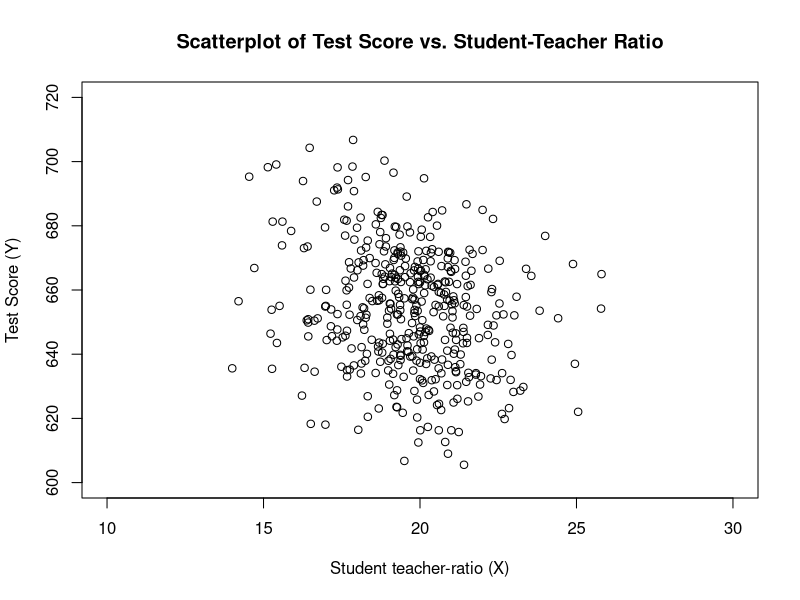
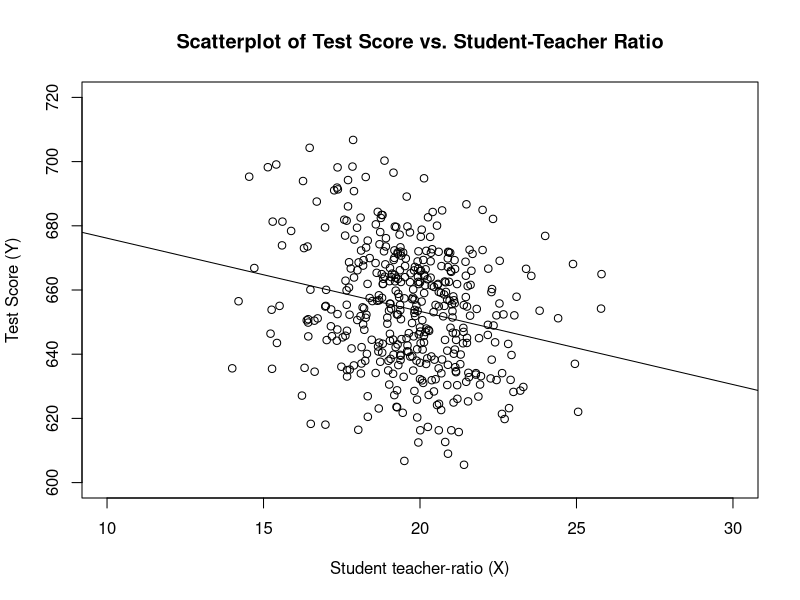
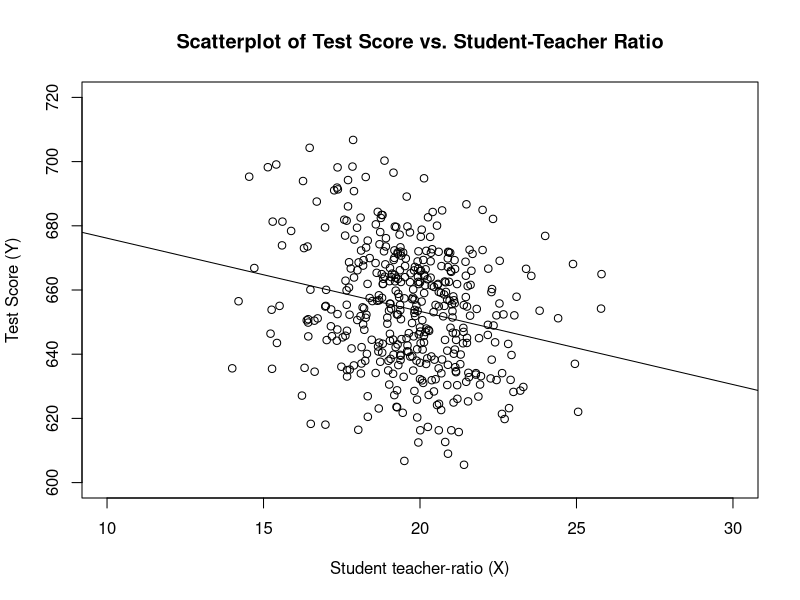
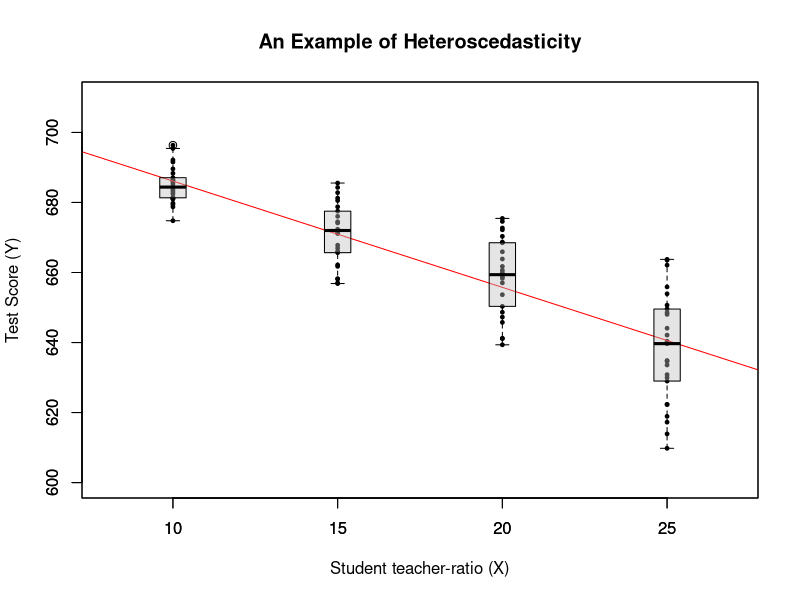

Write the R code that produced these figures, in order.
## ---- chunk 1
knitr::opts_chunk$set(echo = TRUE, warning = FALSE, message = FALSE)
## ---- chunk 2
library(dplyr, quietly=T)
# Read in CPS data (taken from http:// ....)
cps_dat <- read.csv("data/cps_ch3.csv", sep=";", dec=".")
# Get an overview of the data structure
head(cps_dat)
# Take cps_dat %>% group data by gender and year %>% compute the mean, standard deviation
# and number of observations for each group
avgs <- cps_dat %>% group_by(a_sex, year) %>% summarise(mean(ahe12), sd(ahe12), n())
print(avgs, digits=2)
## ---- chunk 3
male   <- avgs %>% filter(a_sex == 1) 
female <- avgs %>% filter(a_sex == 2)
colnames(male)   <- c("Sex", "Year", "Y_bar_m", "s_m", "n_m")
colnames(female) <- c("Sex", "Year", "Y_bar_f", "s_f", "n_f")

# Gender gap, standard errors and confidence intervals
gap      <- male$Y_bar_m - female$Y_bar_f
gap_se   <- sqrt(male$s_m^2 / male$n_m + female$s_f^2 / female$n_f)
gap_ci_l <- gap - 1.96 * gap_se
gap_ci_u <- gap + 1.96 * gap_se
result <- cbind(male[,-1], female[,-(1:2)], gap, gap_se, gap_ci_l, gap_ci_u)
print(result, digits = 2)
## ---- chunk 4
library(AER)                                                    # contains the dataset 
data(CASchools) 

CASchools$tsratio  <- CASchools$students/CASchools$teachers     # teacher-student-ratio
CASchools$score    <- (CASchools$read + CASchools$math)/2       # average test-score
## ---- chunk 5
mean(CASchools$tsratio) 
mean(CASchools$score)
sd(CASchools$tsratio) 
sd(CASchools$score)
quantiles          <- c(0.10, 0.25, 0.4, 0.5, 0.6, 0.75, 0.9)
quantile(CASchools$tsratio, quantiles)
quantile(CASchools$score, quantiles)
## ---- chunk 6
plot(score ~ tsratio, 
     data = CASchools,
     main = "Scatterplot of Test Score vs. Student-Teacher Ratio", 
     xlab = "Student teacher-ratio (X)",
     ylab = "Test Score (Y)",
     xlim = c(10,30),
     ylim = c(600, 720))
## ---- chunk 7
attach(CASchools)
beta_1 <- sum((tsratio - mean(tsratio))*(score - mean(score))) / sum((tsratio - mean(tsratio))^2)
beta_0 <- mean(score) - beta_1 * mean(tsratio)
## ---- chunk 8
plot(score ~ tsratio, 
     data = CASchools,
     main = "Scatterplot of Test Score vs. Student-Teacher Ratio", 
     xlab = "Student teacher-ratio (X)",
     ylab = "Test Score (Y)",
     xlim = c(10,30),
     ylim = c(600, 720))

linear_model <- lm(score ~ tsratio, data = CASchools)
linear_model

abline(a = beta_0, b = beta_1)
## ---- chunk 9
linear_model <- lm(score ~ tsratio, data = CASchools)
linear_model
## ---- chunk 10
plot(score ~ tsratio, 
     data = CASchools,
     main = "Scatterplot of Test Score vs. Student-Teacher Ratio", 
     xlab = "Student teacher-ratio (X)",
     ylab = "Test Score (Y)",
     xlim = c(10,30),
     ylim = c(600, 720))

abline(linear_model)
## ---- chunk 11
library(scales)

# Genrate some heteroscedastic data

set.seed(123) 
x <- rep(c(10,15,20,25),each=25)
e <- rnorm(100, sd=12)                
i <- order(runif(100, max=dnorm(e, sd=12))) 
y <- 720 - 3.3 * x + e[rev(i)]

# Plot data and inspect conditional distributions

mod <- lm(y ~ x)
plot(x, y, main="An Example of Heteroscedasticity",
     xlab = "Student teacher-ratio (X)",
     ylab = "Test Score (Y)",
     cex=0.5, pch=19, xlim=c(8,27), ylim=c(600,710))
abline(mod, col="red")
boxplot(y~x, add=TRUE, at=c(10,15,20,25), col=alpha("gray", 0.4), border="black")
## ---- chunk 12
#if(!require(devtools))
#  install.packages("devtools")
#library(devtools)
#install_github("datacamp/tutorial")
#library(tutorial)
## ---- chunk 13
# Multiple Regression - Application to Test Scores and the Student-Teacher Ratio
library(AER)                                                    # contains the dataset 
data(CASchools) 
CASchools$tsratio  <- CASchools$students/CASchools$teachers     # teacher-student-ratio
CASchools$score    <- (CASchools$read + CASchools$math)/2       # average test-score
model <- lm(score ~ tsratio + english, data = CASchools)
## ---- chunk 14
summary(model)
## ---- chunk 15
n <- nrow(CASchools)    # number of observations (rows)
k <- 2                  # 2 regressors
y_mean <- mean(CASchools$score)

SSR <- sum( residuals(model)^2 )
TSS <- sum( ( CASchools$score - y_mean )^2 )
ESS <- sum((fitted(model) - y_mean)^2)

SER <- sqrt(1/(n-k-1) * SSR)
Rsq <- 1 - (SSR / TSS)
adj_Rsq <- 1 - (n-1)/(n-k-1) * SSR/TSS
cat(SER, Rsq, adj_Rsq, sep = "    ")
